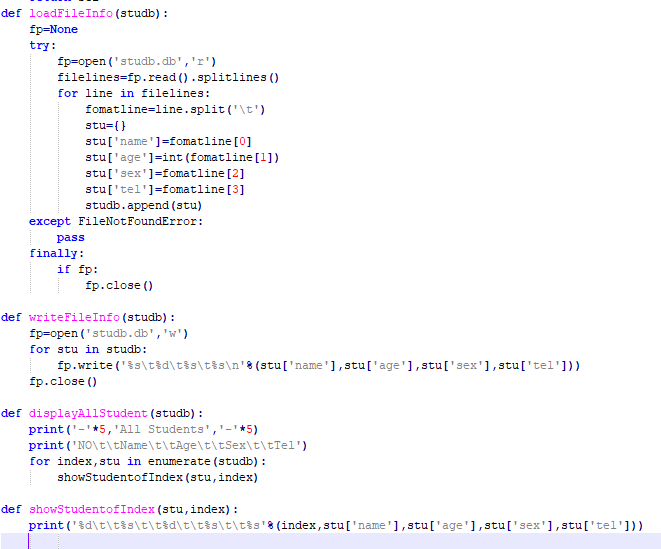
#> input picture 01-Python应用/04-学生管理系统/savedata.png, 661 x 549 px
$ python PyOCR.py '../04-学生管理系统/savedata.png'
#> lines starting #> are read from the running program, lines starting #| are printed output that depends on the picture
#-*-code:utf-8-*-
from PIL import Image
import pytesseract
import re
import sys

def PicOcr(imgName,langType='eng',grayPic=False):
	'''
	input:
		imgName:need to ocr image file name
		langType:default eng(english),set a suitable language type will get well result
		grayPic:default False(close),picture become gray mode
	'''
	img=Image.open(imgName)
	if grayPic==True:
		img=img.convert('L')
		img.save(imgName)
	text=pytesseract.image_to_string(img,langType)
	return text

def Main():
	picname=''
	if len(sys.argv)>=2:
		picname=sys.argv[1]
		print('Load File : ',sys.argv[1])
	else:
		picname=str(input('Please input a picture name/path :\n/> '))
	langhelp=['1.English_moden','2.Chinese_Simple','3.Express_Math','4.Chinese_Tradition',
	'5.English_middle','6.Japanese','7.Korean','8.Russia','9.German']
	lang=['eng','chi_sim','equ','chi_tra','enm','jpn','kor','rus','deu']
	print('Language List:\n----------------')
	for item in langhelp:
		print('\t',item)
	print('----------------')
	langtype=int(input('CLMode:Please Choice :\n/> '))
#> the answer given: 1
	if langtype>0 and langtype<10:
		gray=int(input('POMode:0.DefaultPic  1.PicToGray :\n/> '))
#> the answer given: 1
		if gray>=0 and gray<=1:
			ulang=lang[langtype-1]
			ugray=False
			if gray==1:
				ugray=True
			text=PicOcr(picname,ulang,ugray)
#> in PicOcr, img is the input picture: PIL image 661x549 RGBA; mean R, G, B, A 248.7, 247.8, 250.6, 255
#> in PicOcr, `img=img.convert('L')`:
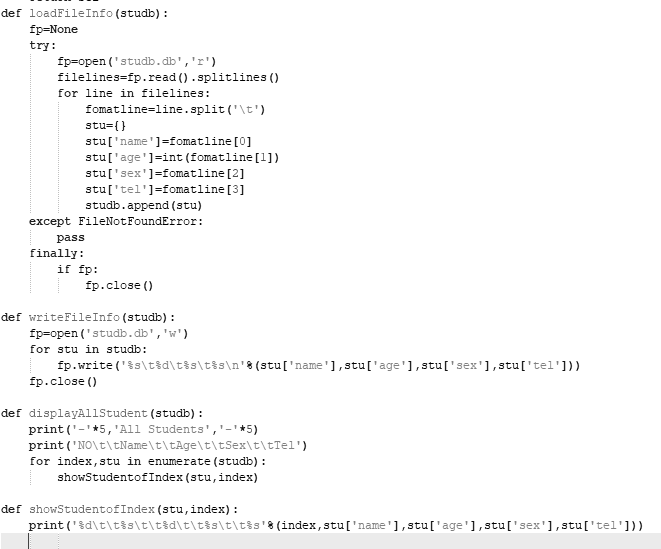
#> img: PIL image 661x549 L; min 0, max 255, mean 248.4
			print('\nOCR:>>>>>>>>>>')
			print(text)
			print('>>>>>>>>>>')
			savef=str(input('Save to File?1.Save else.NotSave:\n>/ '))
			if savef=='1':
				sfname=str(input('Please input save file name:\n>/ '))
				with open(sfname+'_ocr.txt',mode='w',encoding='utf-8') as sf:
					sf.write(text)
					sf.close()
		else:
			print('POMode Error!!')
	else:
		print('CLMode Error!!')

#> (the run stopped early here; a loop or call above may not have finished)
